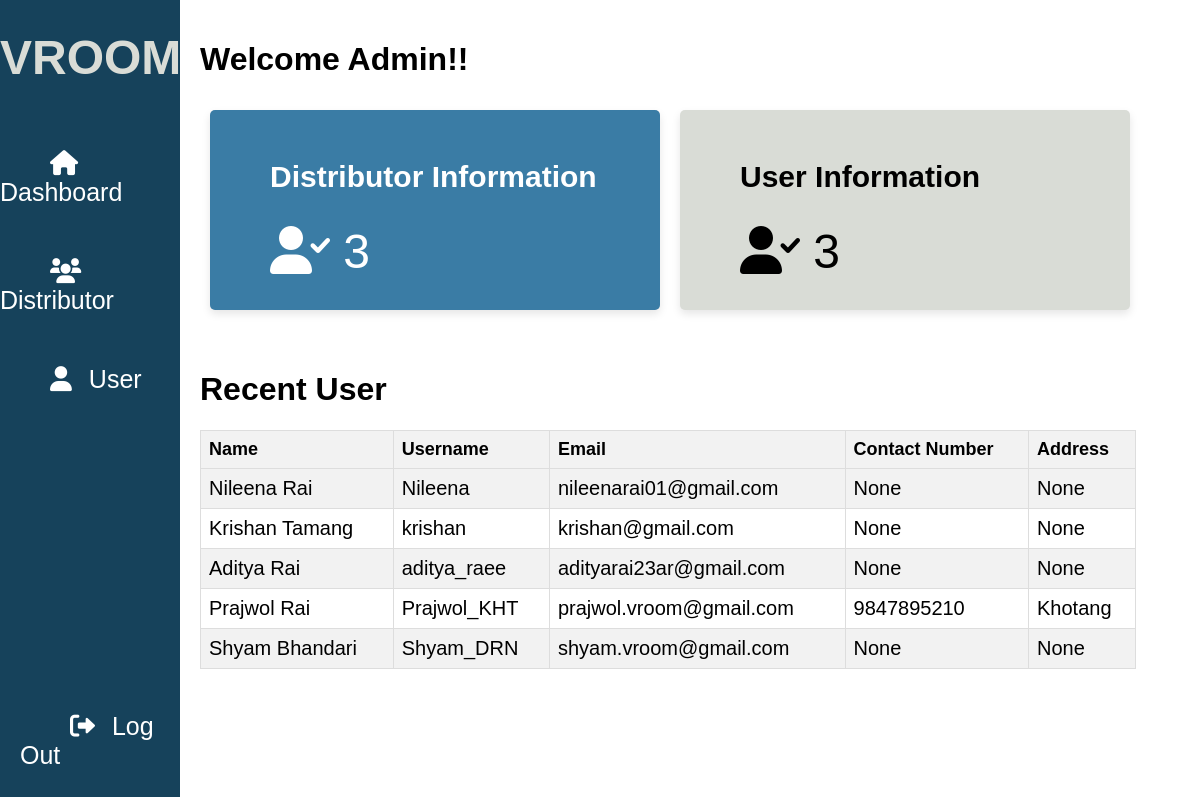
Before: /admin-profile/ with the older database file.
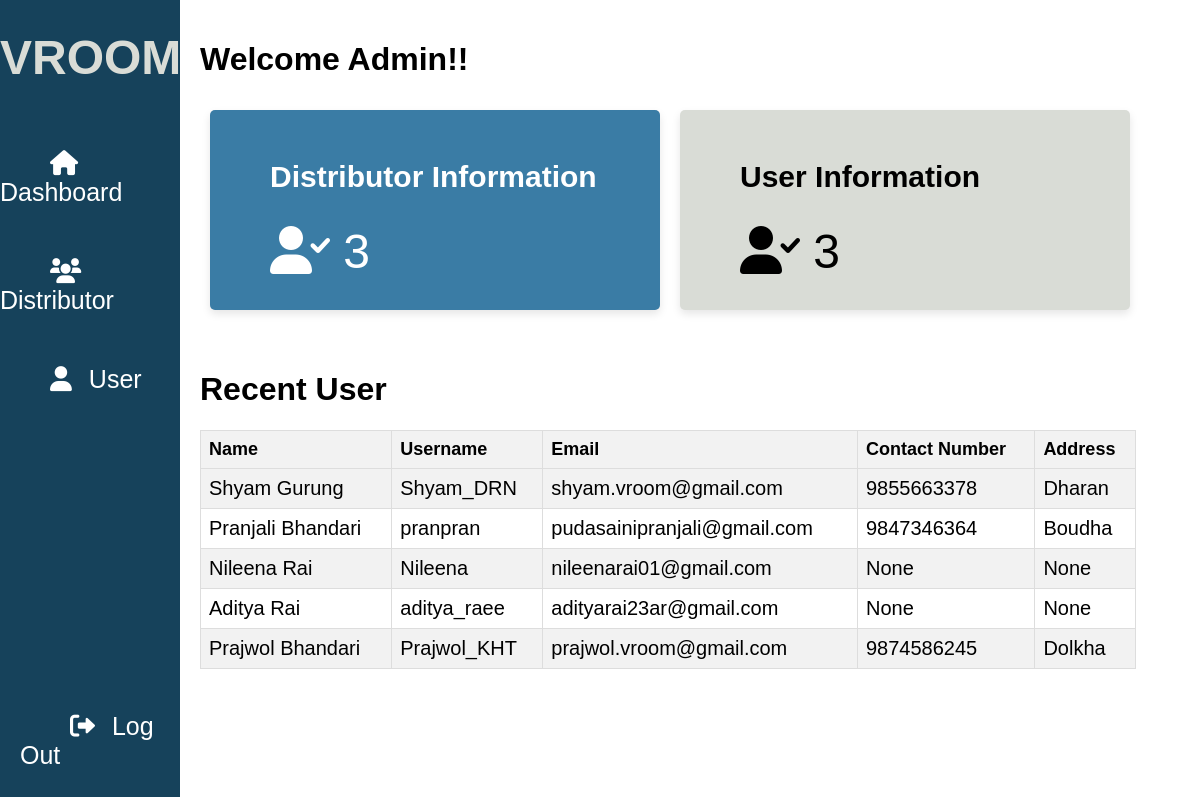
After: the same page with the newer database file.
### userauthentication/models.py (models this page shows, shortened)
class Profile(models.Model):
    user = models.OneToOneField(User, on_delete=models.CASCADE, null=True)
    address = models.CharField(max_length=100, null=True)
    license_number = models.CharField(max_length=100, null=True)
    contact = models.CharField(max_length=100, null=True)

### carlisting/views.py (the view)
# urls.py: path('admin-profile/', views.adminprofile, name = 'admin_profile'),
def adminprofile(request):
  try:
    if request.method == 'POST':
      if 'deleteUser' in request.POST:
        email = request.POST.get('email')
        myuser = User.objects.get(email=email)
        profile = Profile.objects.get(user=myuser)
        CarOrder.objects.filter(rentee=profile).delete()
        myuser.delete()
        messages.success(request, "User deleted successfully")
      elif 'editUser' in request.POST or 'editDistributor' in request.POST:
        email = request.POST.get('email')
        print(email)
        myuser = User.objects.get(email=email)
        if myuser:
            myuser.first_name = request.POST.get('FirstName')
            myuser.last_name = request.POST.get('LastName')
            myuser.email = request.POST.get('email')
            myuser.save()
            profile, created = Profile.objects.get_or_create(user=myuser)
            profile.address = request.POST.get('location')
            profile.contact = request.POST.get('contactNumber')
            if 'editDistributor' in request.POST:
                profile.save()
            else:
                profile.license_number = request.POST.get('license_number')
                profile.save()
      else:
        username = request.POST.get('username')
        if User.objects.filter(username=username).exists():
            messages.error(request, "Username already exists.")
        else:
            if 'addDistributor' in request.POST:
              license_number = None
            else:
              license_number = request.POST.get('license_number')
            first_name = request.POST.get('FirstName')
            last_name = request.POST.get('LastName')
            email = request.POST.get('email')
            location = request.POST.get('location')
            password = request.POST.get('password')
            contact = request.POST.get('contactNumber')
            myuser = User.objects.create(username=username, email=email, password=password)
            myuser.first_name = first_name
            myuser.last_name = last_name
            if 'addDistributor' in request.POST:
              myuser.is_staff = True
              car_detail_content_type = ContentType.objects.get_for_model(CarDetail)
              car_detail_permissions = Permission.objects.filter(content_type=car_detail_content_type)
              car_order_content_type = ContentType.objects.get_for_model(CarOrder)
              car_order_permissions = Permission.objects.filter(content_type=car_order_content_type)
              all_permissions = car_detail_permissions | car_order_permissions
              myuser.user_permissions.add(*all_permissions)
            else:
              myuser.is_staff = False
            myuser.save()
            try:
                profile, created = Profile.objects.get_or_create(user=myuser)
                profile.address = location
                profile.contact = contact
                profile.license_number = license_number
                profile.save()
                messages.success(request, "User added successfully!!")
            except IntegrityError:
                messages.error(request, "An error occurred while creating the user.")
  except ObjectDoesNotExist:
    messages.error(request, "User does not exist")
  user_details = Profile.objects.all()
  recent_users = Profile.objects.select_related('user').order_by('-user__date_joined')[:5]
  context = {
    'user_details': user_details,
    'recent_users': recent_users,
  }
  return render(request, 'main/admin.html', context)

### templates/main/admin.html (shortened to what this page needs)
<!DOCTYPE html>
<html lang="en">
<head>
  <link rel="stylesheet" href="https://cdnjs.cloudflare.com/ajax/libs/font-awesome/6.0.0-beta3/css/all.min.css">
</head>
<body>
  <div class="container">
    <div class="sidebar">
      <h1 id="logo">VROOM</h1>
        <ul>
            <li>
                <a id="default-btn" onclick="toggleContent('default')">
                    <i class="fas fa-house"></i>
                    <span id="default-topic">Dashboard</span>
                </a>
            </li>
            <li>
                <a id="distributor-btn" onclick="toggleContent('distributor')">
                    <i class="fas fa-users"></i>
                    <span id="distributor-topic">Distributor</span>
                </a>
            </li>
            <li>
                <a id="user-btn" onclick="toggleContent('user')">
                    <i class="fas fa-user"></i>
                    <span id="user-topic">User</span>
                </a>
            </li>
            <li>
                <a href="{% url 'logout' %}" id="logout">
                    <i class="fas fa-sign-out-alt"></i>
                    <span id="topic">Log Out</span>
                </a>
            </li>
        </ul>
    </div>
    <div class="content">
      <div id="default-content">
        <h1>Welcome Admin!!</h1>
        <div id="card">
          <div class="card" id="distributor_card">
            <h3>Distributor Information</h3>
            <label id="TotalDistributors">
            </label>
          </div>
          <div class="card" id="user_card">
            <h3>User Information</h3>
            <label id="TotalUsers">
            </label>
          </div>
        </div>
        <h1>Recent User</h1>
        <table>
          <tr>
            <th>Name</th>
            <th>Username</th>
            <th>Email</th>
            <th>Contact Number</th>
            <th>Address</th>
          </tr>
          {% for user in recent_users %}
          <tr>
            <td>{{ user.user.get_full_name }}</td>
            <td>{{ user.user.username }}</td>
            <td>{{ user.user.email }}</td>
            <td>{{ user.contact }}</td>
            <td>{{ user.address }}</td>
          </tr>
          {% endfor %}
        </table>
      </div>
    </div>
  </div>
</body>
</html>

### templates/main/admin.html (style rules this page uses)
:root { --indigo: #16425b; --lapis: #2f6690; --cerulean: #3a7ca5; --skyblue: #81c3d7; --platinum: #d9dcd6; --darkgray: #b4b4b3; --red: #f44336; --green: #4caf50; --darkgreen: darkgreen; --crimson: crimson; --white:#fff; --yellow: #f4a62a; --darkyellow:#df9319; }
body { margin: 0; padding-top: 0; overflow-x: hidden; font-family: "Montserrat", sans-serif; }
table { font-size: 18px; }
table td { font-size: 20px; }
#logo { color: var(--platinum); margin-top: 30px; text-align: center; font-size: 3rem; }
.sidebar { float: left; width: 15vw; background-color: var(--indigo); height: 100vh; }
.sidebar i { color: var(--white); margin-left: 50px; margin-right: 10px; }
.sidebar ul { list-style-type: none; padding: 0; margin-top: 8vh; }
.sidebar li { margin-bottom: 10px; }
.sidebar a { font-size: 25px; width: 15vw;; text-decoration: none; color: var(--white); display: block; margin-top: 50px; }
#logout { position: absolute; bottom: 30px; left: 20px; }
.content { float: left; width: 80%; padding: 20px 0 0 20px; box-sizing: border-box; }
.card { height: 35vh; width: 18vw; font-size: 10px; margin: 10px; padding: 20px; padding-left: 60px; margin-bottom: 5vh; border-radius: 5px; box-sizing: border-box; box-shadow: 0 4px 8px rgba(0, 0, 0, 0.1); }
.card label { font-size: 40px; margin-right: 80px; }
.card h3 { font-size: 30px; }
#default-content #card { display: flex; }
#distributor_card, #user_card { width: 40vw; height: 25vh; }
#distributor_card { background-color: var(--cerulean); color: var(--white); }
#user_card { background-color: var(--platinum); }
#TotalDistributors, #TotalUsers { padding-right: 10vw; font-size: 3rem; }
#default-content, #distributor-content, #user-content { right: 0; display: none; margin-top: 20px; }
table { margin-top: 15px; border-collapse: collapse; width: 78vw; }
th, td { border: 1px solid #dddddd; text-align: left; padding: 8px; }
th { background-color: #f2f2f2; }
tr:nth-child(even) { background-color: #f2f2f2; }

Changed rows visible on the page:
removed Profile: user.get_full_name "Krishan Tamang", user.username "krishan", user.email "krishan@gmail.com", contact "None", address "None"
removed Profile: user.get_full_name "Shyam Bhandari", user.username "Shyam_DRN", user.email "shyam.vroom@gmail.com", contact "None", address "None"
added Profile: user.get_full_name "Shyam Gurung", user.username "Shyam_DRN", user.email "shyam.vroom@gmail.com", contact "9855663378", address "Dharan"
added Profile: user.get_full_name "Pranjali Bhandari", user.username "pranpran", user.email "pudasainipranjali@gmail.com", contact "9847346364", address "Boudha"
changed Profile "Prajwol_KHT": user.get_full_name "Prajwol Rai" → "Prajwol Bhandari"; contact "9847895210" → "9874586245"; address "Khotang" → "Dolkha"
